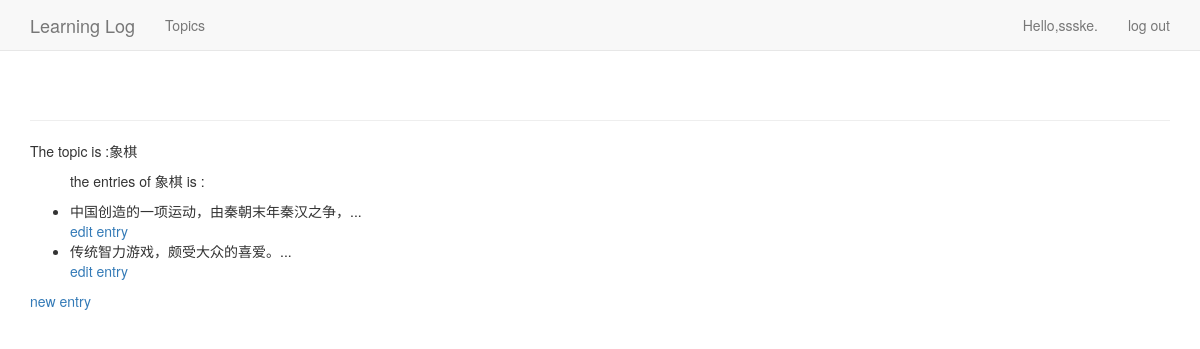
The page /topics/1/ (signed in) on the database its author committed.
### learn_blogs/models.py (models this page shows)
class Topic(models.Model):
    text=models.CharField(max_length=200)
    date=models.DateTimeField(auto_now_add=True)
    owner=models.ForeignKey(User,on_delete=models.CASCADE)
    def __str__(self):
        return self.text

class Entry(models.Model):
    topic=models.ForeignKey(Topic,on_delete=models.CASCADE)
    date=models.DateTimeField(auto_now_add=True)
    text=models.TextField()
    class Meta:
        verbose_name_plural="Entries"
    def __str__(self):
        return self.text[:20]+"..."

### learn_blogs/views.py (the view)
# urls.py: re_path(r'topics/(?P<topic_id>\d+)/$',views.topic,name='topic'),
@login_required
def topic(request,topic_id):
    topic=Topic.objects.get(id=topic_id)
    if topic.owner!=request.user:
        raise Http404
    entries=topic.entry_set.order_by('date')
    context={
        'topic':topic,
        'entries':entries
    }
    return render(request,'learn_blogs/topic.html',context)

### learn_blogs/templates/learn_blogs/topic.html
{% extends 'learn_blogs/base.html' %}
{% block content %}
<p>The topic is :{{topic}} </p>
	<ul>
		<p>the entries of {{ topic }} is :</p>
		{% for entry in entries %}
		<li>{{ entry}}</li>
		<a href="{% url 'learn_blogs:edit_entry' entry.id %}">edit entry</a>
		{% empty %}
		<p>this topic has no entry</p>
		{% endfor %}
	</ul>
<p><a href="{% url 'learn_blogs:new_entry' topic.id %}">new entry</a></p>
{% endblock content %}

### learn_blogs/templates/learn_blogs/base.html (shortened to what this page needs)
{% load bootstrap3 %}
<!DOCTYPE html>
<html lang='en'>
	<head>
		{% bootstrap_css %}
	</head>
	<body>
		<nav class="navbar navbar-default navbar-static-top">
			<div class="container">
				<div class="navbar-header">
					<a class="navbar-brand" href="{% url 'learn_blogs:index' %}">Learning Log</a>
				</div>
				<div class="navbar-collapse" id="navbar">
					<ul class="nav navbar-nav">
						<li><a href="{% url 'learn_blogs:topics' %}">Topics</a></li>
					</ul>
					<ul class="nav navbar-nav navbar-right">
						{% if user.is_authenticated %}
							<li><a>Hello,{{user.username}}.</a></li>
							<li><a href="{% url 'users:logout' %}">log out</a></li>
						{% else %}
						<li><a href="{% url 'users:login' %}">log in</a></li>
						<li><a href="{% url 'users:register' %}">register</a></li>
						{% endif %}
					</ul>
				</div>
			</div>
		</nav>
	<div class="container">
		<div class="page-header">
		</div>
		<div>
			{% block content %}{% endblock content %}
		</div>
	</div>
	</body>
</html>

### rows shown on the page
Topic: text "象棋"
Entry: text "中国创造的一项运动，由秦朝末年秦汉之争，..."
Entry: text "传统智力游戏，颇受大众的喜爱。..."

### other values the page prints
{{ user.username }} "ssske"
